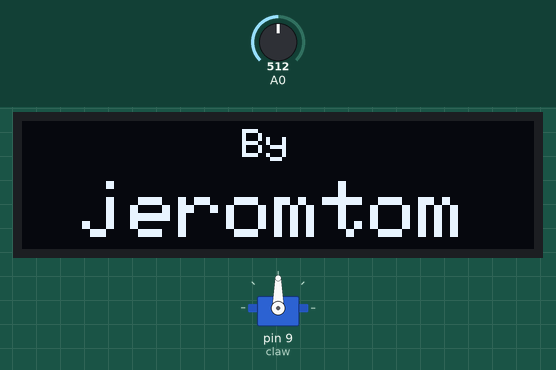
Recording of a sketch running on a simulated Arduino Uno, built with avr-gcc and run on an emulated ATmega328P. Parts: servo, 128×32 one-colour display. Inputs (shaded band) come from the test bench; at power-on: A0 = 512. Random numbers use the default seed unless the sketch sets one; what the sketch prints to the serial monitor is not drawn.

Above: at 2.1 s.
At 8.8 s:
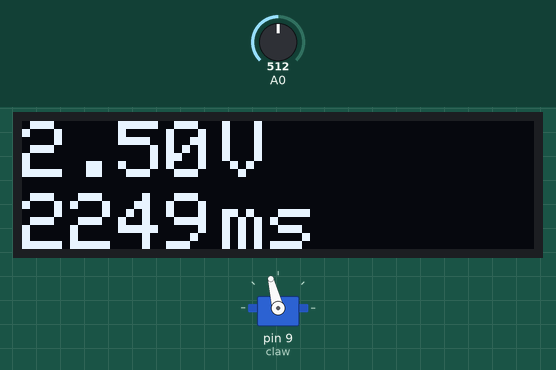
8.9 s: A0 set to 215
At 17.1 s:
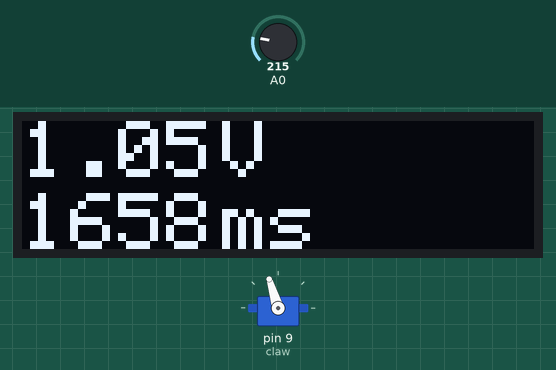
17.2 s: A0 set to 195
At 20.9 s:
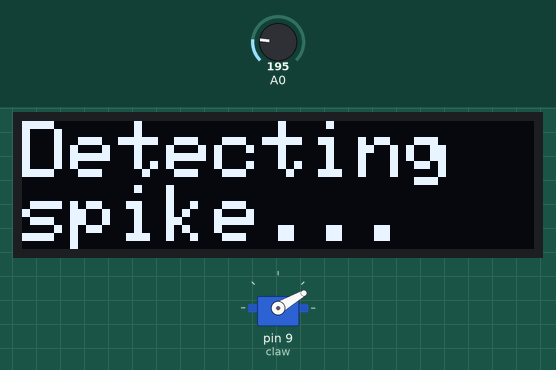
22.5 s: A0 set to 716
At 22.67 s:
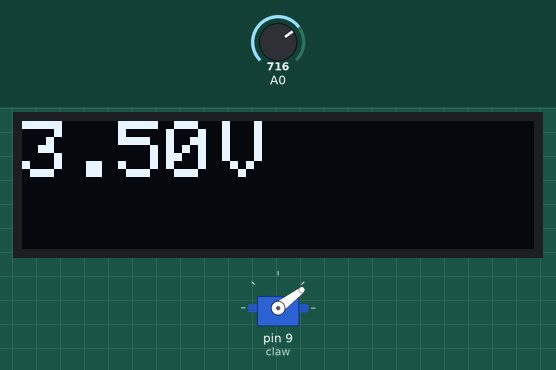
Timing chart, 0 to 33.8 s (numbered marks = the images above; inputs shaded):
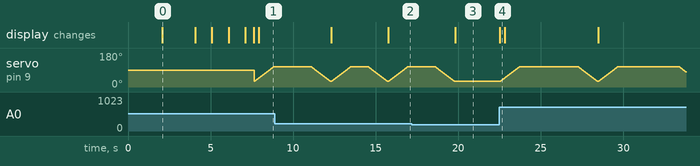

The sketch:

EMG-Game.ino
```cpp
/*
  EMG-controlled Pick and Place Game
*/
//Libraries for display
#include <SPI.h>
#include <Wire.h>
#include <Adafruit_GFX.h>
#include <Adafruit_SSD1306.h>

#define SCREEN_WIDTH 128 // OLED display width, in pixels
#define SCREEN_HEIGHT 32 // OLED display height, in pixels

// Declaration for an SSD1306 display connected to I2C (SDA, SCL pins)
// The pins for I2C are defined by the Wire-library.
// On an arduino UNO:       A4(SDA), A5(SCL)
#define OLED_RESET     -1 // Reset pin # (or -1 if sharing Arduino reset pin)
#define SCREEN_ADDRESS 0x3C ///< See datasheet for Address; 0x3D for 128x64, 0x3C for 128x32
Adafruit_SSD1306 display(SCREEN_WIDTH, SCREEN_HEIGHT, &Wire, OLED_RESET);


#include <Servo.h>
Servo claw;
int pos = 30;
int randtime;

void setup() {
  Serial.begin(9600);
  claw.attach(9);

  display.begin(SSD1306_SWITCHCAPVCC, 0x3C);
  display.clearDisplay();

  display.setTextSize(1.5);
  display.setTextColor(WHITE);
  display.setCursor(20,2);
  display.print("Welcome to the");
  display.setTextSize(2);
  display.setTextColor(WHITE);
  display.setCursor(15,15);
  display.print("EMG Game");
  display.display();
  delay(2000);
  display.clearDisplay();

  display.setTextSize(1.75);
  display.setTextColor(WHITE);
  display.setCursor(55,2);
  display.print("By");
  display.setTextSize(2.5);
  display.setTextColor(WHITE);
  display.setCursor(15,15);
  display.print("jeromtom");
  display.display();
  delay(2000);
  display.clearDisplay();

  display.setTextSize(3);
  display.setTextColor(WHITE);
  display.setCursor(55,5);
  display.print("3");
  display.display();
  delay(1000);
  display.clearDisplay();

  display.setTextSize(3);
  display.setTextColor(WHITE);
  display.setCursor(55,5);
  display.print("2");
  display.display();
  delay(1000);
  display.clearDisplay();

  display.setTextSize(3);
  display.setTextColor(WHITE);
  display.setCursor(55,5);
  display.print("1");
  display.display();
  delay(1000);
  display.clearDisplay();

  display.setTextSize(3);
  display.setTextColor(WHITE);
  display.setCursor(0,5);
  display.print("FLEX!!!");
  display.display();
  delay (500);

}

void loop() {
  display.clearDisplay();
  display.setTextSize(2);
  display.setTextColor(WHITE);
  display.setCursor(0,0);
  display.print("Detecting spike...");
  display.display();
  int sensorValue = analogRead(A0);
  // Converts the analog reading (which goes from 0 - 1023) to a voltage (0 - 5V):
  float voltage = sensorValue * (5.0 / 1023.0);
  Serial.println(voltage);
  float spike = voltage;

  //Higher the spike higher the random time range
  if (spike >= 1.0){
    Serial.println("Spike detected");
    display.clearDisplay();
    display.setTextSize(2);
    display.setTextColor(WHITE);
    display.setCursor(0,0);
    display.print(spike);

    display.setTextSize(2);
    display.setTextColor(WHITE);
    display.setCursor(50,0);
    display.print("V");

    display.display();

    randtime = random(1000,2000);

    if (spike >=2.0) {
      randtime = random(2000,3000);
    }
    if (spike >=3.0) {
      randtime = random(3000,4000);
    }
    Serial.println(round(randtime/100));
    display.setTextSize(2);
    display.setTextColor(WHITE);
    display.setCursor(0,18);
    display.print(randtime);

    display.setTextSize(2);
    display.setTextColor(WHITE);
    display.setCursor(50,18);
    display.print("ms");

    display.display();
    //If spike is detected, servo will close the claw and hold after the random time,
    //it will release the claw and the sensor takes readings again
    for (pos = 30; pos <= 107; pos += 1){
      claw.write(pos);
      delay(15);
     }
    delay(randtime);
    for (pos = 107; pos >= 30; pos -= 1){
      claw.write(pos);
      delay(15);
    }
  }
}
```

Measured:
- the behaviour switches between 205 and 204 on A0 (found by bisection; images 2 and 3)
- what the display in image 0 shows lasts 2.0 s, from 2.1 s to 4.1 s
